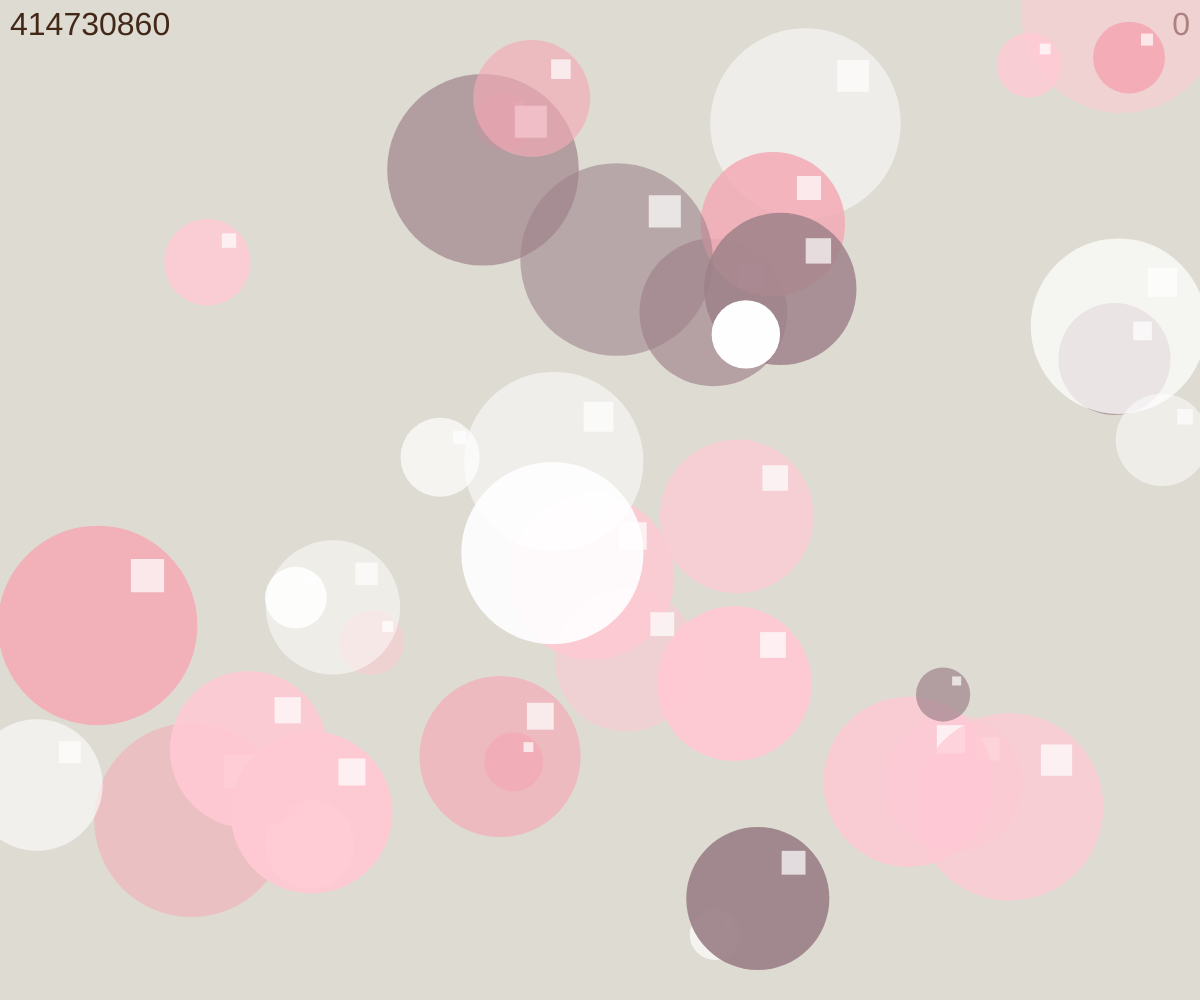
Frame 1 (no input)
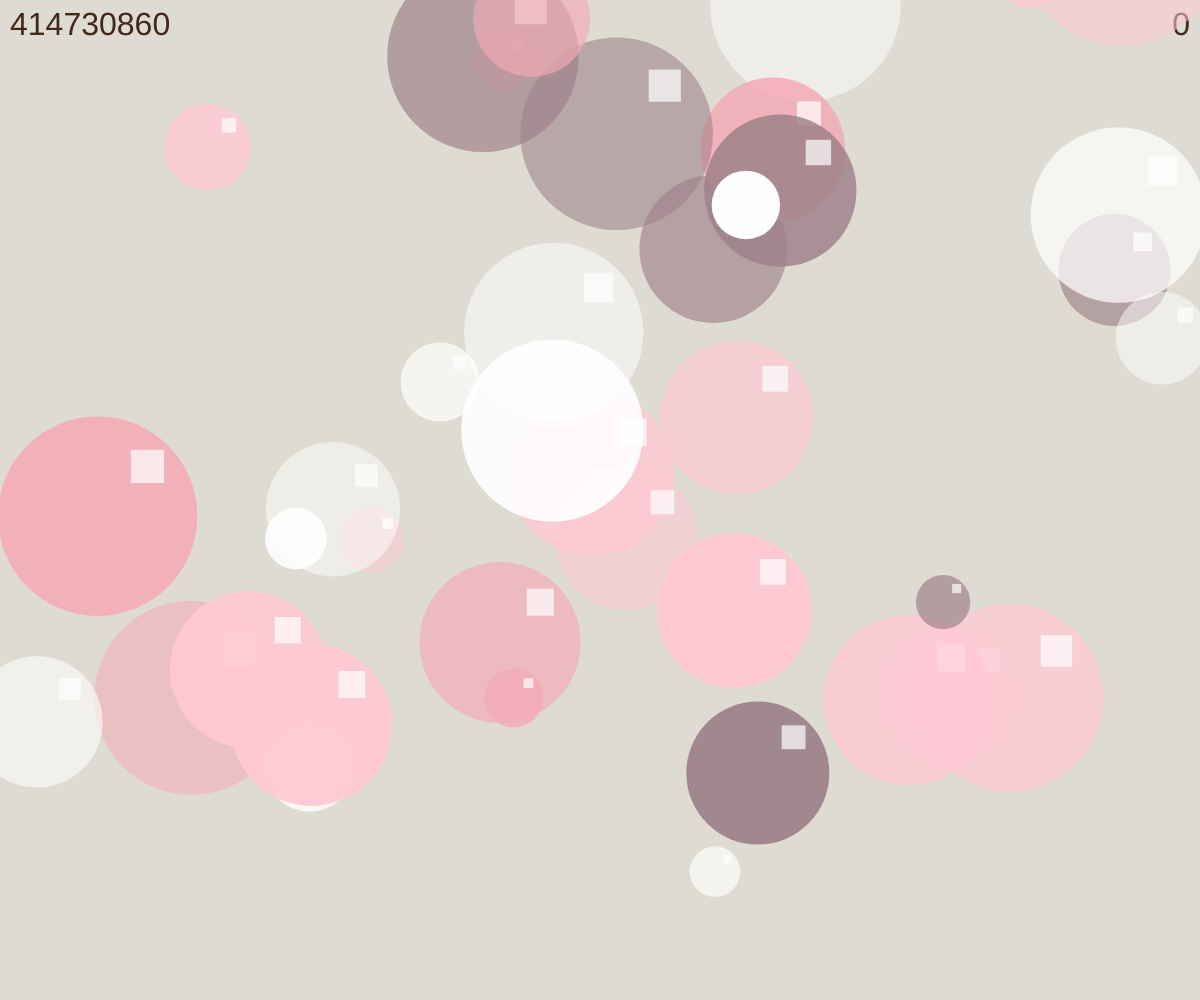
Frame 60 (no input)
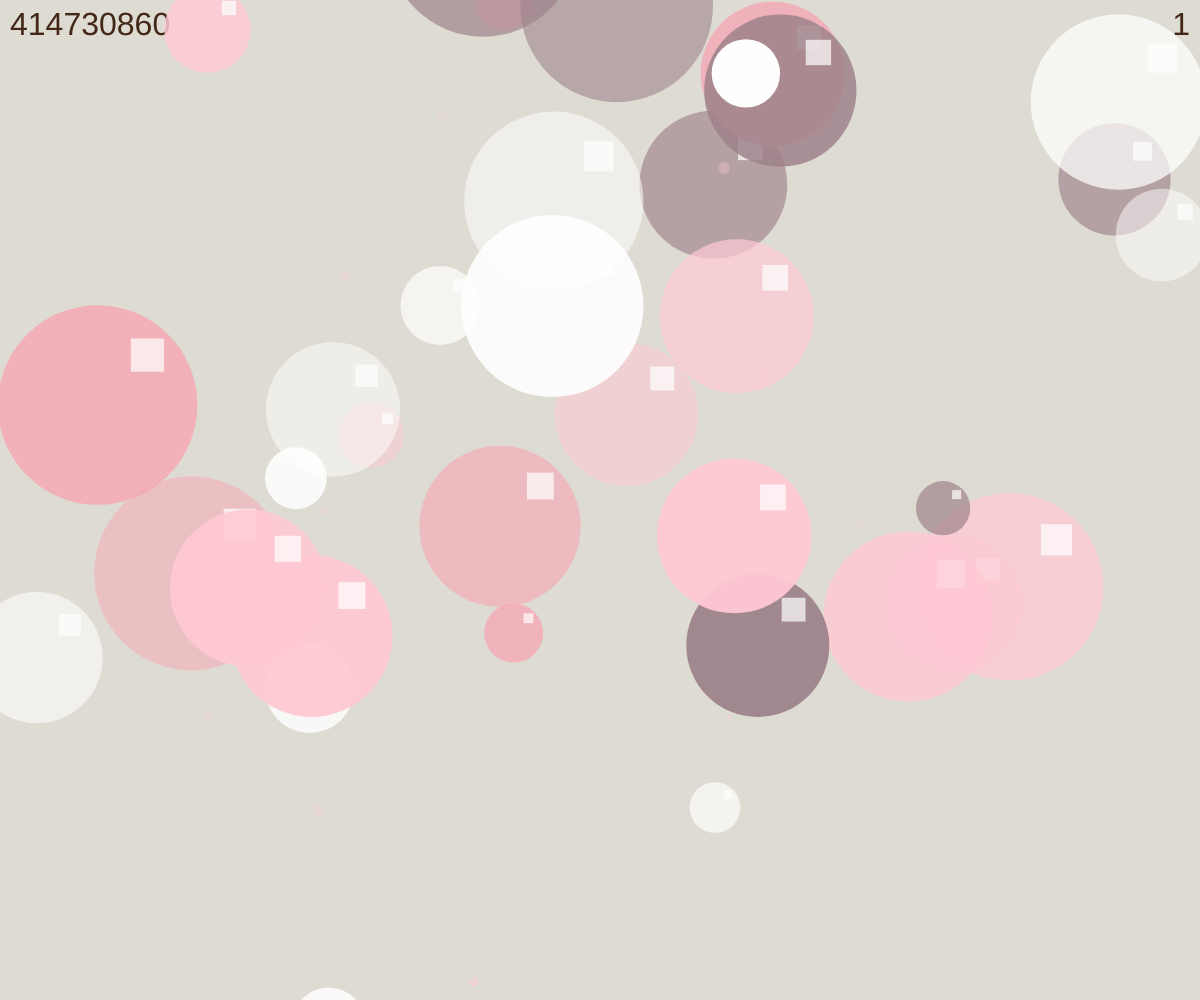
Frame 120 (the mouse pressed at the canvas centre since frame 60)

The p5.js sketch that drew these frames (run headless with seeded random() and noise() and a simulated clock; from frame 60 on, the mouse is pressed at the canvas centre):

// p5.js sketch
// ── sketch.js
let balloons = [];
let particles = [];
const colors = ['#ffffff', '#ffcad4', '#f4acb7', '#9d8189'];
const NUM_BALLOONS = 40; // 氣球數量
const BURST_RATE = 0.02; // (保留常數，但不再用於隨機爆破)

let score = 0; // 分數

// 新增：Web Audio 上下文（延後建立/resume，避免無預警自動播放被瀏覽器阻擋）
let audioCtx = null;
function ensureAudioContext() {
    if (!audioCtx) {
        audioCtx = new (window.AudioContext || window.webkitAudioContext)();
    }
    if (audioCtx.state === 'suspended') {
        audioCtx.resume().catch(() => {});
    }
    return audioCtx;
}

// 新增：簡短爆破音效（結合短暫噪音與震盪器）
function playPop(volume = 0.18) {
    try {
        const ctx = ensureAudioContext();
        const now = ctx.currentTime;

        const osc = ctx.createOscillator();
        const og = ctx.createGain();
        osc.type = 'triangle';
        osc.frequency.setValueAtTime(900, now);
        osc.frequency.exponentialRampToValueAtTime(120, now + 0.06);
        og.gain.setValueAtTime(0.0001, now);
        og.gain.exponentialRampToValueAtTime(volume, now + 0.003);
        og.gain.exponentialRampToValueAtTime(0.0001, now + 0.08);
        osc.connect(og);
        og.connect(ctx.destination);
        osc.start(now);
        osc.stop(now + 0.09);

        const noiseLen = Math.max(0.03, 0.06);
        const bufferSize = Math.floor(noiseLen * ctx.sampleRate);
        const noiseBuffer = ctx.createBuffer(1, bufferSize, ctx.sampleRate);
        const data = noiseBuffer.getChannelData(0);
        for (let i = 0; i < bufferSize; i++) data[i] = (Math.random() * 2 - 1) * 0.7;
        const noise = ctx.createBufferSource();
        noise.buffer = noiseBuffer;
        const nf = ctx.createBiquadFilter();
        nf.type = 'highpass';
        nf.frequency.value = 1200;
        const ng = ctx.createGain();
        ng.gain.setValueAtTime(volume * 0.6, now);
        ng.gain.exponentialRampToValueAtTime(0.0001, now + noiseLen);
        noise.connect(nf);
        nf.connect(ng);
        ng.connect(ctx.destination);
        noise.start(now);
        noise.stop(now + noiseLen);
    } catch (e) {
        // 靜默忽略
    }
}

function setup() {
    createCanvas(windowWidth, windowHeight);
    noStroke();
    rectMode(CENTER);
    balloons = [];
    for (let i = 0; i < NUM_BALLOONS; i++) {
        balloons.push(spawnBalloon(true));
    }
    background('#dedbd2');
}

function draw() {
    background('#dedbd2');

    // 左上顯示固定文字
    noStroke();
    fill('#432818');
    textSize(32);
    textAlign(LEFT, TOP);
    text('414730860', 10, 10);

    // 右上顯示分數
    textAlign(RIGHT, TOP);
    text(String(score), width - 10, 10);

    // 更新與繪製氣球
    for (let i = balloons.length - 1; i >= 0; i--) {
        let b = balloons[i];

        if (b.alive) {
            noStroke();
            fill(colorAlpha(b.color, b.alpha));
            ellipse(b.x, b.y, b.diameter);

            // 右上方方形（中心點落在右上 1/4 的中間）
            noStroke();
            let sqSize = b.diameter / 6;
            let sqCenterX = b.x + b.diameter * 0.25;
            let sqCenterY = b.y - b.diameter * 0.25;
            fill(255, 180);
            rect(sqCenterX, sqCenterY, sqSize, sqSize);

            // 上浮（速度加快）
            b.y -= b.speed;

            // 若超出上方邊界則重新生成到下方
            if (b.y < -b.diameter / 2) {
                respawnBalloon(b);
            }

            // 已移除自動隨機爆破（僅以滑鼠點擊爆破）
        } else {
            // 已爆破，等到 respawnAt 時間到再重生
            if (millis() >= b.respawnAt) {
                Object.assign(b, spawnBalloon(false));
            }
        }
    }

    // 更新與繪製粒子（爆破碎片）
    for (let i = particles.length - 1; i >= 0; i--) {
        let p = particles[i];
        p.vy += 0.03;
        p.x += p.vx;
        p.y += p.vy;
        p.alpha -= p.decay;
        p.life--;

        noStroke();
        fill(colorAlpha(p.color, p.alpha));
        ellipse(p.x, p.y, p.size);

        if (p.alpha <= 0 || p.life <= 0) {
            particles.splice(i, 1);
        }
    }
}

// 產生一顆氣球物件
function spawnBalloon(fromSetup = true) {
    let d = random(50, 200);
    return {
        x: random(width),
        y: fromSetup ? random(height) : height + d / 2 + random(0, height * 0.2),
        diameter: d,
        color: random(colors),
        alpha: random(120, 255),
        speed: random(1.0, 2.2),
        alive: true,
        respawnAt: 0
    };
}

function respawnBalloon(b) {
    let newB = spawnBalloon(false);
    Object.assign(b, newB);
}

// 氣球爆破：生成多個碎片，設定氣球為非 alive 並排程重生
function burstBalloon(b) {
    let count = floor(random(12, 28));
    for (let i = 0; i < count; i++) {
        let angle = random(TWO_PI);
        let speed = random(1, 5) * (0.6 + (b.diameter / 140));
        particles.push({
            x: b.x + cos(angle) * random(4, b.diameter * 0.4),
            y: b.y + sin(angle) * random(4, b.diameter * 0.4),
            vx: cos(angle) * speed + random(-0.6, 0.6),
            vy: sin(angle) * speed * 0.8 + random(-1.2, 0.6),
            size: random(4, 12),
            color: b.color,
            alpha: random(180, 255),
            decay: random(1.4, 3.0),
            life: floor(random(40, 100))
        });
    }

    // 播放爆破音，音量依圓大小調整
    const vol = Math.min(0.5, 0.08 + (b.diameter / 200) * 0.35);
    playPop(vol);

    b.alive = false;
    b.respawnAt = millis() + random(800, 2800);
}

// 鼠標點擊能手動爆破最接近的氣球（且計分）
function mousePressed() {
    // 嘗試啟動 audio context（某些瀏覽器需要互動）
    ensureAudioContext();

    let nearest = null;
    let distSq = Infinity;
    for (let b of balloons) {
        if (!b.alive) continue;
        let dx = mouseX - b.x;
        let dy = mouseY - b.y;
        let d2 = dx * dx + dy * dy;
        if (d2 < distSq) {
            distSq = d2;
            nearest = b;
        }
    }
    if (nearest && distSq < (nearest.diameter * nearest.diameter) * 0.64) {
        // 命中，計分：按到 #ffcad4 加 1，其他顏色扣 1
        if (nearest.color === '#ffcad4') {
            score += 1;
        } else {
            score -= 1;
        }
        burstBalloon(nearest);
    }
}

// 工具函式：將 hex 顏色與透明度結合
function colorAlpha(hex, alpha) {
    let c = color(hex);
    c.setAlpha(alpha);
    return c;
}

function windowResized() {
    resizeCanvas(windowWidth, windowHeight);
    for (let b of balloons) {
        b.x = random(width);
        b.y = random(height);
    }
}
